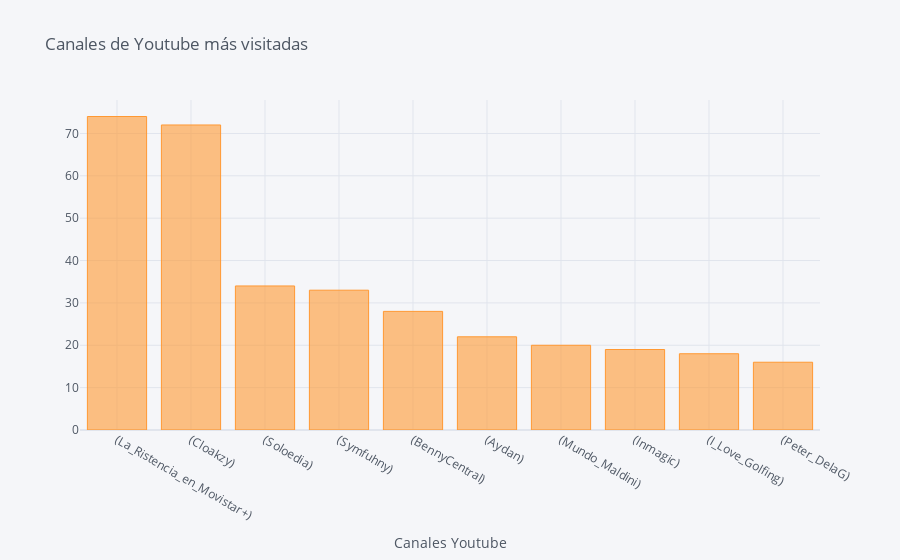

Write notebook code for a chart like this one.
### Code cell
canales.iplot(kind='bar', xTitle='Canales Youtube', title='Canales de Youtube más visitados (Últimos 1000)')

### Figure 1 — Plotly figure (JSON) as saved in the notebook; plotly's stock layout.template omitted (floating-point values rounded to 4 significant figures)
{"data": [{"marker": {"color": "rgba(255, 153, 51, 0.6)", "line": {"color": "rgba(255, 153, 51, 1.0)", "width": 1}}, "name": "None", "orientation": "v", "text": "", "type": "bar", "x": ["(La_Ristencia_en_Movistar+)", "(Cloakzy)", "(Soloedia)", "(Symfuhny)", "(BennyCentral)", "(Aydan)", "(Mundo_Maldini)", "(Inmagic)", "(I_Love_Golfing)", "(Peter_DelaG)"], "y": [74, 72, 34, 33, 28, 22, 20, 19, 18, 16]}], "layout": {"legend": {"bgcolor": "#F5F6F9", "font": {"color": "#4D5663"}}, "paper_bgcolor": "#F5F6F9", "plot_bgcolor": "#F5F6F9", "title": {"font": {"color": "#4D5663"}, "text": "Canales de Youtube más visitadas"}, "xaxis": {"gridcolor": "#E1E5ED", "showgrid": true, "tickfont": {"color": "#4D5663"}, "title": {"font": {"color": "#4D5663"}, "text": "Canales Youtube"}, "zerolinecolor": "#E1E5ED"}, "yaxis": {"gridcolor": "#E1E5ED", "showgrid": true, "tickfont": {"color": "#4D5663"}, "title": {"font": {"color": "#4D5663"}, "text": ""}, "zerolinecolor": "#E1E5ED"}}}
